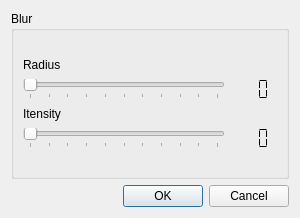
<?xml version="1.0" encoding="UTF-8"?>
<ui version="4.0">
 <class>blur_dialog</class>
 <widget class="QDialog" name="blur_dialog">
  <property name="geometry">
   <rect>
    <x>0</x>
    <y>0</y>
    <width>300</width>
    <height>218</height>
   </rect>
  </property>
  <property name="sizePolicy">
   <sizepolicy hsizetype="Preferred" vsizetype="Preferred">
    <horstretch>0</horstretch>
    <verstretch>0</verstretch>
   </sizepolicy>
  </property>
  <property name="windowTitle">
   <string>Dialog</string>
  </property>
  <layout class="QGridLayout" name="gridLayout_8">
   <item row="0" column="0">
    <layout class="QGridLayout" name="gridLayout_7">
     <item row="0" column="0">
      <widget class="QGroupBox" name="groupBox">
       <property name="sizePolicy">
        <sizepolicy hsizetype="Expanding" vsizetype="Expanding">
         <horstretch>0</horstretch>
         <verstretch>0</verstretch>
        </sizepolicy>
       </property>
       <property name="title">
        <string>Blur</string>
       </property>
       <layout class="QGridLayout" name="gridLayout_6">
        <item row="0" column="0">
         <layout class="QGridLayout" name="gridLayout_5">
          <item row="0" column="0">
           <spacer name="verticalSpacer_2">
            <property name="orientation">
             <enum>Qt::Vertical</enum>
            </property>
            <property name="sizeHint" stdset="0">
             <size>
              <width>20</width>
              <height>10</height>
             </size>
            </property>
           </spacer>
          </item>
          <item row="1" column="0">
           <layout class="QGridLayout" name="gridLayout_2">
            <item row="0" column="0">
             <widget class="QLabel" name="label">
              <property name="sizePolicy">
               <sizepolicy hsizetype="Maximum" vsizetype="Preferred">
                <horstretch>0</horstretch>
                <verstretch>0</verstretch>
               </sizepolicy>
              </property>
              <property name="text">
               <string>Radius</string>
              </property>
             </widget>
            </item>
            <item row="1" column="0">
             <layout class="QGridLayout" name="gridLayout">
              <item row="0" column="0">
               <widget class="QSlider" name="radiusSlider">
                <property name="maximum">
                 <number>100</number>
                </property>
                <property name="orientation">
                 <enum>Qt::Horizontal</enum>
                </property>
                <property name="tickPosition">
                 <enum>QSlider::TicksBelow</enum>
                </property>
                <property name="tickInterval">
                 <number>10</number>
                </property>
               </widget>
              </item>
              <item row="0" column="1">
               <widget class="QLCDNumber" name="lcdNumber">
                <property name="sizePolicy">
                 <sizepolicy hsizetype="Preferred" vsizetype="Preferred">
                  <horstretch>0</horstretch>
                  <verstretch>0</verstretch>
                 </sizepolicy>
                </property>
                <property name="frameShape">
                 <enum>QFrame::NoFrame</enum>
                </property>
                <property name="frameShadow">
                 <enum>QFrame::Plain</enum>
                </property>
                <property name="digitCount">
                 <number>3</number>
                </property>
                <property name="segmentStyle">
                 <enum>QLCDNumber::Flat</enum>
                </property>
               </widget>
              </item>
             </layout>
            </item>
           </layout>
          </item>
          <item row="2" column="0">
           <layout class="QGridLayout" name="gridLayout_4">
            <item row="0" column="0">
             <widget class="QLabel" name="label_2">
              <property name="sizePolicy">
               <sizepolicy hsizetype="Maximum" vsizetype="Preferred">
                <horstretch>0</horstretch>
                <verstretch>0</verstretch>
               </sizepolicy>
              </property>
              <property name="text">
               <string>Itensity</string>
              </property>
             </widget>
            </item>
            <item row="1" column="0">
             <layout class="QGridLayout" name="gridLayout_3">
              <item row="0" column="0">
               <widget class="QSlider" name="intensitySlider">
                <property name="maximum">
                 <number>100</number>
                </property>
                <property name="orientation">
                 <enum>Qt::Horizontal</enum>
                </property>
                <property name="tickPosition">
                 <enum>QSlider::TicksBelow</enum>
                </property>
                <property name="tickInterval">
                 <number>10</number>
                </property>
               </widget>
              </item>
              <item row="0" column="1">
               <widget class="QLCDNumber" name="lcdNumber_2">
                <property name="sizePolicy">
                 <sizepolicy hsizetype="Preferred" vsizetype="Preferred">
                  <horstretch>0</horstretch>
                  <verstretch>0</verstretch>
                 </sizepolicy>
                </property>
                <property name="frameShape">
                 <enum>QFrame::NoFrame</enum>
                </property>
                <property name="frameShadow">
                 <enum>QFrame::Plain</enum>
                </property>
                <property name="digitCount">
                 <number>3</number>
                </property>
                <property name="segmentStyle">
                 <enum>QLCDNumber::Flat</enum>
                </property>
               </widget>
              </item>
             </layout>
            </item>
           </layout>
          </item>
          <item row="3" column="0">
           <spacer name="verticalSpacer">
            <property name="orientation">
             <enum>Qt::Vertical</enum>
            </property>
            <property name="sizeHint" stdset="0">
             <size>
              <width>20</width>
              <height>10</height>
             </size>
            </property>
           </spacer>
          </item>
         </layout>
        </item>
       </layout>
      </widget>
     </item>
     <item row="1" column="0">
      <widget class="QDialogButtonBox" name="buttonBox">
       <property name="orientation">
        <enum>Qt::Horizontal</enum>
       </property>
       <property name="standardButtons">
        <set>QDialogButtonBox::Cancel|QDialogButtonBox::Ok</set>
       </property>
      </widget>
     </item>
    </layout>
   </item>
  </layout>
 </widget>
 <resources/>
 <connections>
  <connection>
   <sender>buttonBox</sender>
   <signal>accepted()</signal>
   <receiver>blur_dialog</receiver>
   <slot>accept()</slot>
   <hints>
    <hint type="sourcelabel">
     <x>264</x>
     <y>212</y>
    </hint>
    <hint type="destinationlabel">
     <x>157</x>
     <y>222</y>
    </hint>
   </hints>
  </connection>
  <connection>
   <sender>buttonBox</sender>
   <signal>rejected()</signal>
   <receiver>blur_dialog</receiver>
   <slot>reject()</slot>
   <hints>
    <hint type="sourcelabel">
     <x>278</x>
     <y>212</y>
    </hint>
    <hint type="destinationlabel">
     <x>286</x>
     <y>222</y>
    </hint>
   </hints>
  </connection>
  <connection>
   <sender>radiusSlider</sender>
   <signal>valueChanged(int)</signal>
   <receiver>lcdNumber</receiver>
   <slot>display(int)</slot>
   <hints>
    <hint type="sourcelabel">
     <x>100</x>
     <y>80</y>
    </hint>
    <hint type="destinationlabel">
     <x>245</x>
     <y>74</y>
    </hint>
   </hints>
  </connection>
  <connection>
   <sender>intensitySlider</sender>
   <signal>valueChanged(int)</signal>
   <receiver>lcdNumber_2</receiver>
   <slot>display(int)</slot>
   <hints>
    <hint type="sourcelabel">
     <x>144</x>
     <y>150</y>
    </hint>
    <hint type="destinationlabel">
     <x>243</x>
     <y>147</y>
    </hint>
   </hints>
  </connection>
 </connections>
</ui>
